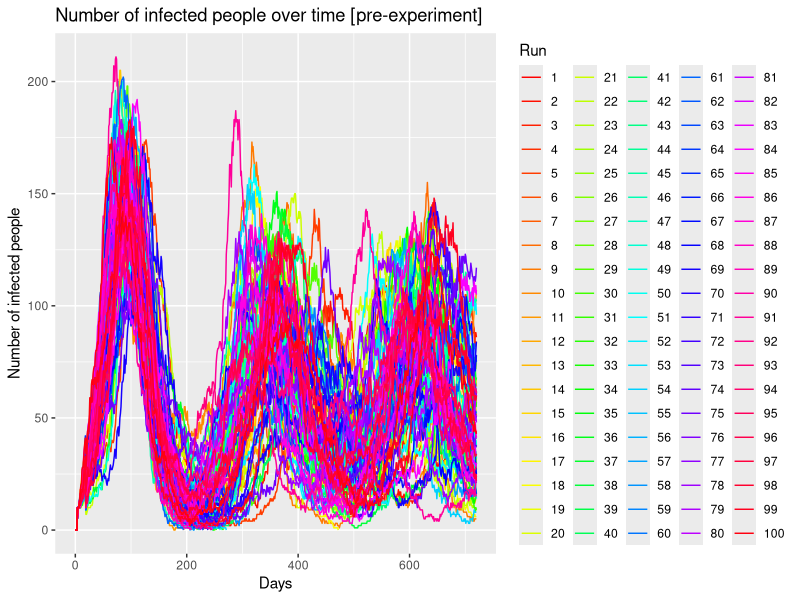
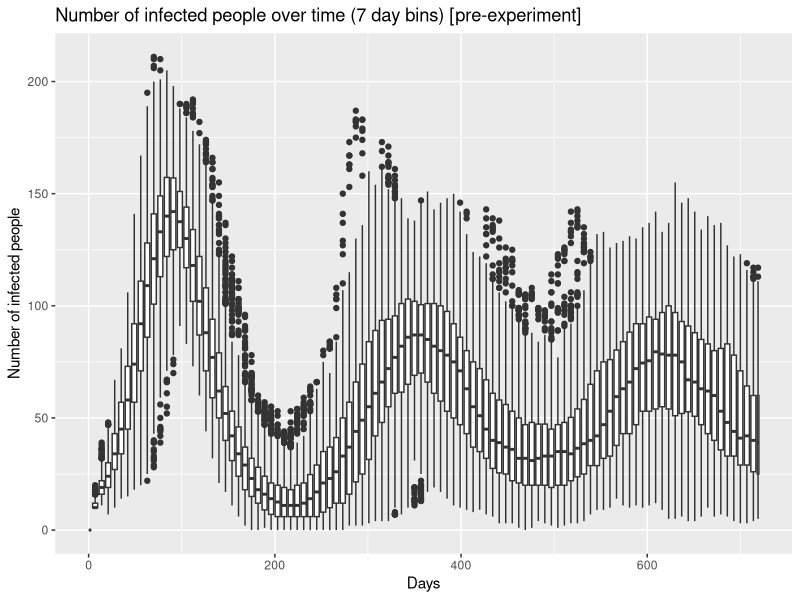
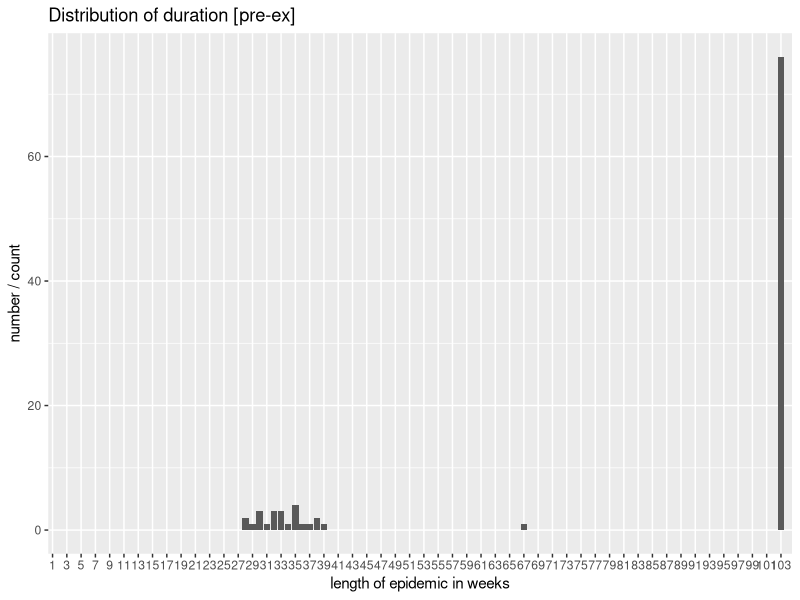
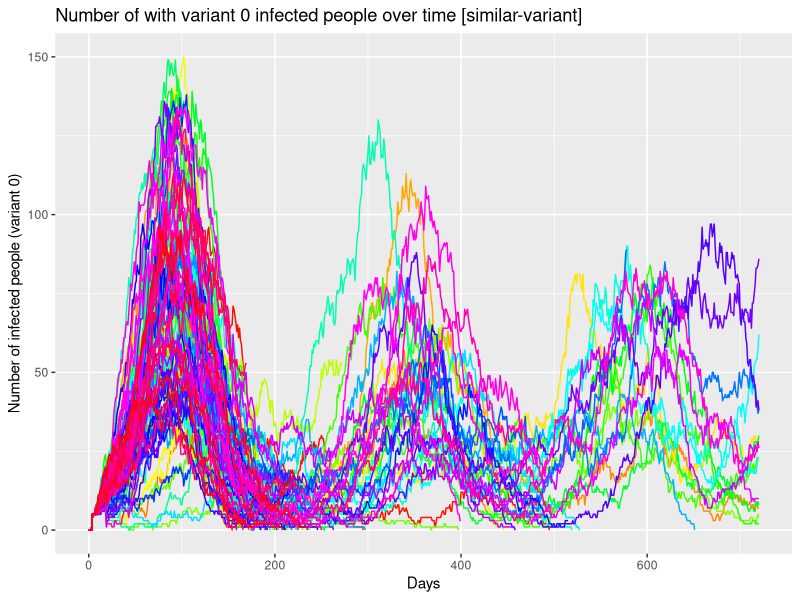
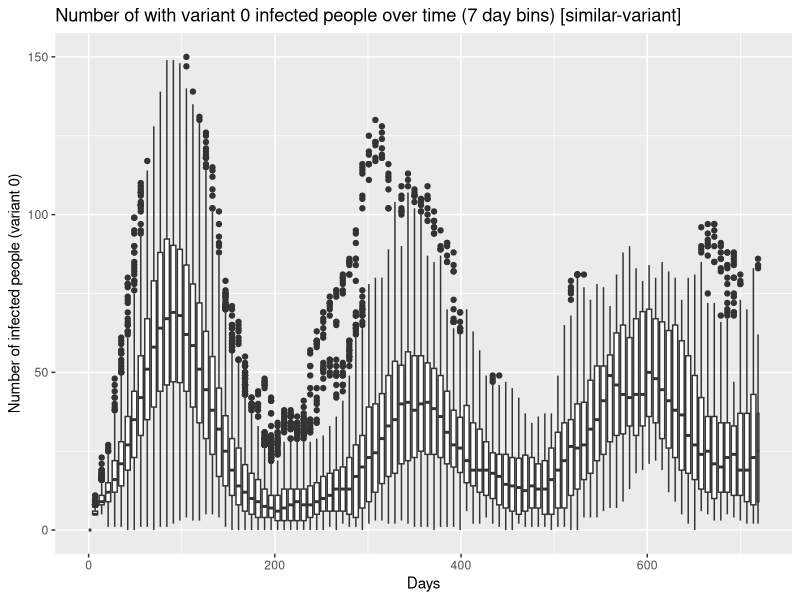
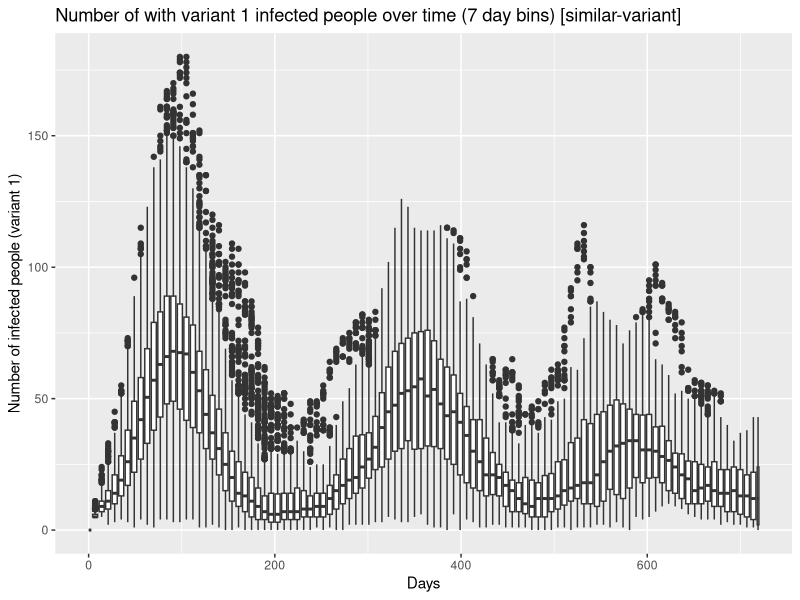
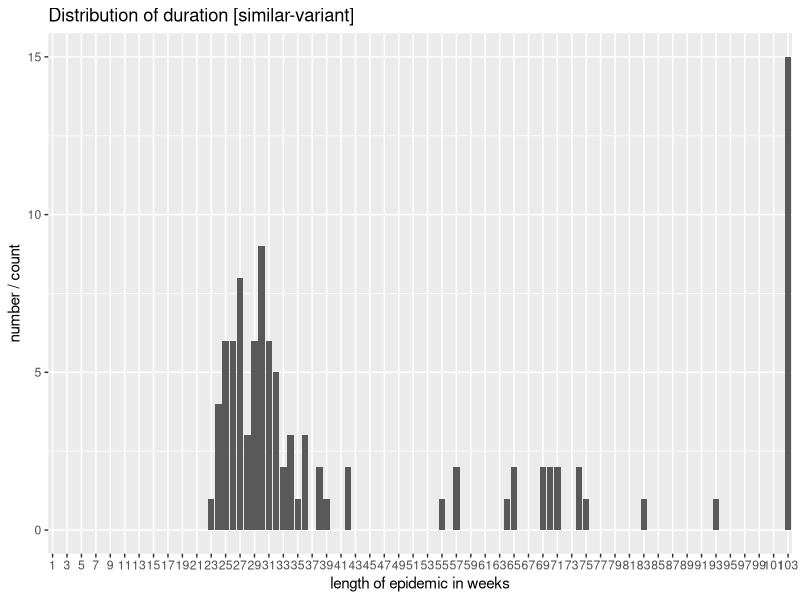
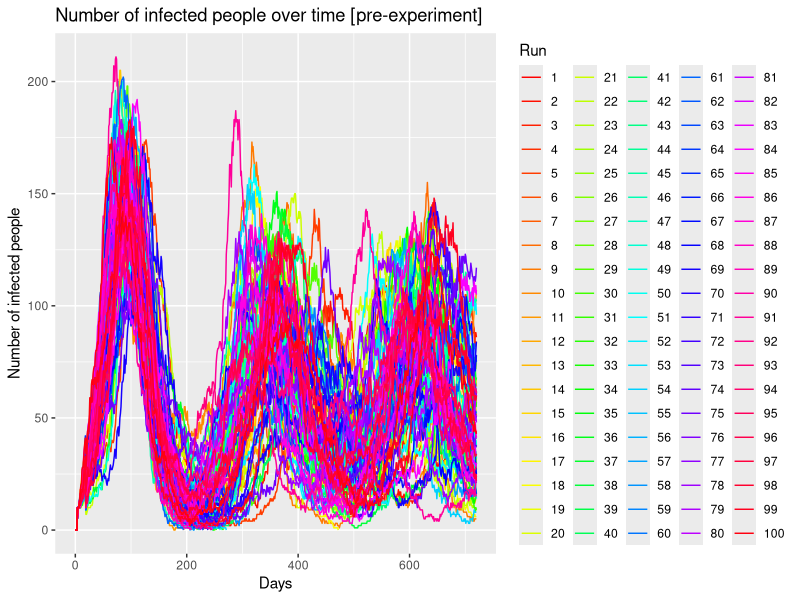

The R source for these figures, in order: (Note: this script raises an error after producing the figures.)
#Put this at the top of every file, unless you really really want to work with factors
#this will save you a lot of confusion
options(stringsAsFactors = FALSE)
options(device=.Platform$OS.type)
options(gsubfn.engine = "R")

#these are from two separate packages
library(ggplot2)

# needed for reshaping data frames
# library(reshape2)

#used for querying data, performing aggregations, filtering, etc.
library(sqldf)

##### PRE-EXPERIMENT #####
df_preExperiment = read.table("netlogo/pre-experiment.csv", skip = 6, sep = ",", head=TRUE)
# Remove the X. in the column names
colnames(df_preExperiment) = gsub("X\\.", "", colnames(df_preExperiment))
summary(df_preExperiment)

# Array of curves
ggplot(data=df_preExperiment, aes(x=step., y=n.sick.people, group=run.number.)) + #use myDataFrame for the data, columns for x and y
  geom_line(aes(colour = as.factor(run.number.))) + #we want to use points, colored by runNumber
  xlab("Days") +  #specify x and y labels
  ylab("Number of infected people") +
  ggtitle("Number of infected people over time [pre-experiment]") + #give the plot a title
  scale_colour_manual("Run",values = rainbow(max(df_preExperiment$run.number., na.rm = FALSE)))
readline(prompt = "Press [enter] to continue")
ggsave("./diagrams/pre-ex/arrayOfCurves.png")

ggplot(data=df_preExperiment, aes(x=step., y=n.sick.people, group=round(step./7))) +
  geom_boxplot() +
  xlab("Days") +  #specify x and y labels
  ylab("Number of infected people") +
  ggtitle("Number of infected people over time (7 day bins) [pre-experiment]")
readline(prompt = "Press [enter] to continue")
ggsave("./diagrams/pre-ex/boxplot.png")


duration = aggregate(df_preExperiment$step., by = list(df_preExperiment$run.number.), max)
colnames(duration)[1] = 'run'
colnames(duration)[2] = 'duration'

duration

# 23 times, the virus was wiped out earlier
# According to the previous boxplot these are still outliers
lengths(duration[duration$duration < 720, ])

duration$duration = round(duration$duration /7)

# ggplot(data = duration, aes(x='run', y=x)) +
#   geom_boxplot() +
#   ylab("Duration of epidemic in days") +
#   xlab("runs") +
#   ggtitle("Distribution of duration [pre-experiment]")
# ggsave("./diagrams/pre-ex/duration.png")
# readline(prompt = "Press [enter] to continue")

ggplot(data = duration, aes(x=as.factor(duration)), group=round(step./7)) +
  geom_bar() +
  ylab("number / count") +
  xlab("length of epidemic in weeks") +
  scale_x_discrete(limits = as.factor(1:(round(720/7)+1)), breaks = seq(1, round(720/7), by=2)) +
  ggtitle("Distribution of duration [pre-ex]")
readline(prompt = "Press [enter] to continue")
ggsave("./diagrams/pre-ex/duration.png")


###########################
##### SIMILAR-VARIANT #####
df_similarVariant = read.table("netlogo/similar-variant.csv", skip = 6, sep = ",", head=TRUE)
# Remove the X. in the column names
colnames(df_similarVariant) = gsub("X\\.", "", colnames(df_similarVariant))
summary(df_similarVariant)

# Array of curves
ggplot(data=df_similarVariant, aes(x=step., y=n.people.sick.var0, group=run.number., color=qsec)) + #use myDataFrame for the data, columns for x and y
  geom_line(aes(colour = as.factor(run.number.))) + #we want to use points, colored by runNumber
  theme(legend.position = "none") +
  xlab("Days") +  #specify x and y labels
  ylab("Number of infected people (variant 0)") +
  ggtitle("Number of with variant 0 infected people over time [similar-variant]") + #give the plot a title
  scale_colour_manual("Run",values = rainbow(max(df_similarVariant$run.number., na.rm = FALSE)))
  # scale_color_gradient(low="blue", high="red")
  # scale_fill_distiller(palette = "RdPu")
readline(prompt = "Press [enter] to continue")
ggsave("./diagrams/sim-var/arrayOfCurvesVar0.png")



ggplot(data=df_similarVariant, aes(x=step., y=n.people.sick.var0, group=round(step./7))) +
  geom_boxplot() +
  xlab("Days") +  #specify x and y labels
  ylab("Number of infected people (variant 0)") +
  ggtitle("Number of with variant 0 infected people over time (7 day bins) [similar-variant]")
readline(prompt = "Press [enter] to continue")
ggsave("./diagrams/sim-var/boxplot0.png")


ggplot(data=df_similarVariant, aes(x=step., y=n.people.sick.var1, group=round(step./7))) +
  geom_boxplot() +
  xlab("Days") +  #specify x and y labels
  ylab("Number of infected people (variant 1)") +
  ggtitle("Number of with variant 1 infected people over time (7 day bins) [similar-variant]")
readline(prompt = "Press [enter] to continue")
ggsave("./diagrams/sim-var/boxplot1.png")



duration = aggregate(df_similarVariant$step., by = list(df_similarVariant$run.number.), max)
colnames(duration)[1] = 'run'
colnames(duration)[2] = 'duration'


# 243 times, the viruses were wiped out earlier
# According to the previous boxplot these are still outliers
lengths(duration[duration$duration < 720, ])
# A X and B X


duration$duration = round(duration$duration /7)

duration

ggplot(data = duration, aes(x=as.factor(duration)), group=round(step./7)) +
  geom_bar() +
  ylab("number / count") +
  xlab("length of epidemic in weeks") +
  scale_x_discrete(limits = as.factor(1:round(720/7)), breaks = seq(1, round(720/7), by=2)) +
  ggtitle("Distribution of duration [similar-variant]")
readline(prompt = "Press [enter] to continue")
ggsave("./diagrams/sim-var/duration.png")



## Variant 0 died ##
# get every tuple after variant 0 died
# A X, B X and V
df_simVar_var0died <- sqldf("select [run.number.], [step.], [n.people.exposed.var1], [n.people.sick.var1] from df_similarVariant where [n.people.exposed.var0] = 0 and [n.people.sick.var0] = 0")
head(df_simVar_var0died)

# A X and B X
df_simVar_var0thenvar1died <- sqldf("select [run.number.] from df_simVar_var0died where [n.people.exposed.var1] = 0 and [n.people.sick.var1] = 0")
head(df_simVar_var0thenvar1died)
lengths(df_simVar_var1thenvar0died)

# A X and B V
df_simVar_var0diedvar1survived <- df_simVar_var0died[!(df_simVar_var0died$run.number. %in% df_simVar_var0thenvar1died$run.number.),]
df_simVar_var0diedvar1survived = df_simVar_var0diedvar1survived[!duplicated(df_simVar_var0diedvar1survived$run.number.),]
lengths(df_simVar_var0diedvar1survived)
head(df_simVar_var0diedvar1survived)
# 336

# get the first point in time => time of extinction of each run
df_simVar_var0died = df_simVar_var0died[!duplicated(df_simVar_var0died$run.number.),]
head(df_simVar_var0died)

ggplot(data=df_simVar_var0died, aes(x=step., y = 0)) +
  geom_boxplot() +
  geom_point(alpha=0.25, position = position_jitter(w = 0, h = 0.1)) +
  # geom_jitter() +
  xlab("Day of extinction (variant 0)") +  #specify x and y labels
  ylab("") +
  ggtitle("Extinction of variant 0 over time [similar-variant]")
readline(prompt = "Press [enter] to continue")
ggsave("./diagrams/sim-var/timeOfExtinctionVar0.png")


# was the other variant also on a low?
df_simVar_var0died$n.people.var1 = df_simVar_var0died$n.people.exposed.var1 + df_simVar_var0died$n.people.sick.var1
ggplot(data=df_simVar_var0died, aes(x=0, y = n.people.var1)) +
  geom_boxplot() +
  geom_point(alpha=0.25, position = position_jitter(w = 0.1, h = 0)) +
  # geom_jitter() +
  xlab("") +  #specify x and y labels
  ylab("Number of people with var1 (E+I)") +
  ggtitle("Number of people with var1 during time of extinction of var 0 [similar-variant]")
readline(prompt = "Press [enter] to continue")
ggsave("./diagrams/sim-var/levelVar1AfterExtinctionVar0.png")


# 48 times var 0 died
# 481
lengths(df_simVar_var0died)


## Variant 1 died ##
# get every tuple after variant 1 died
# B X, A X and V
df_simVar_var1died <- sqldf("select [run.number.], [step.], [n.people.exposed.var0], [n.people.sick.var0] from df_similarVariant where [n.people.exposed.var1] = 0 and [n.people.sick.var1] = 0")
head(df_simVar_var1died)

# A X and B X
df_simVar_var1thenvar0died <- sqldf("select [run.number.] from df_simVar_var1died where [n.people.exposed.var0] = 0 and [n.people.sick.var0] = 0")
head(df_simVar_var1thenvar0died)

# A V and B X
df_simVar_var1diedvar0survived <- df_simVar_var1died[!(df_simVar_var1died$run.number. %in% df_simVar_var1thenvar0died$run.number.),]
df_simVar_var1diedvar0survived = df_simVar_var1diedvar0survived[!duplicated(df_simVar_var1diedvar0survived$run.number.),]
lengths(df_simVar_var1diedvar0survived)
head(df_simVar_var1diedvar0survived)
# 335

# get the first point in time => time of extinction of each run
df_simVar_var1died = df_simVar_var1died[!duplicated(df_simVar_var1died$run.number.),]
head(df_simVar_var1died)



ggplot(data=df_simVar_var1died, aes(x=step., y = 0)) +
  geom_boxplot() +
  geom_point(alpha=0.25, position = position_jitter(w = 0, h = 0.1)) +
  # geom_jitter() +
  xlab("Day of extinction (variant 1)") +  #specify x and y labels
  ylab("") +
  ggtitle("Extinction of variant 1 over time [similar-variant]")
readline(prompt = "Press [enter] to continue")
ggsave("./diagrams/sim-var/timeOfExtinctionVar1.png")


# 37 times var 1 died
# 446 times
lengths(df_simVar_var1died)

# was the other variant also on a low?
df_simVar_var1died$n.people.var0 = df_simVar_var1died$n.people.exposed.var0 + df_simVar_var1died$n.people.sick.var0
ggplot(data=df_simVar_var1died, aes(x=0, y = n.people.var0)) +
  geom_boxplot() +
  geom_point(alpha=0.25, position = position_jitter(w = 0.1, h = 0)) +
  # geom_jitter() +
  xlab("") +  #specify x and y labels
  ylab("Number of people with var0 (E+I)") +
  ggtitle("Number of people with var0 during time of extinction of var 1 [similar-variant]")
readline(prompt = "Press [enter] to continue")
ggsave("./diagrams/sim-var/levelVar0AfterExtinctionVar1.png")
